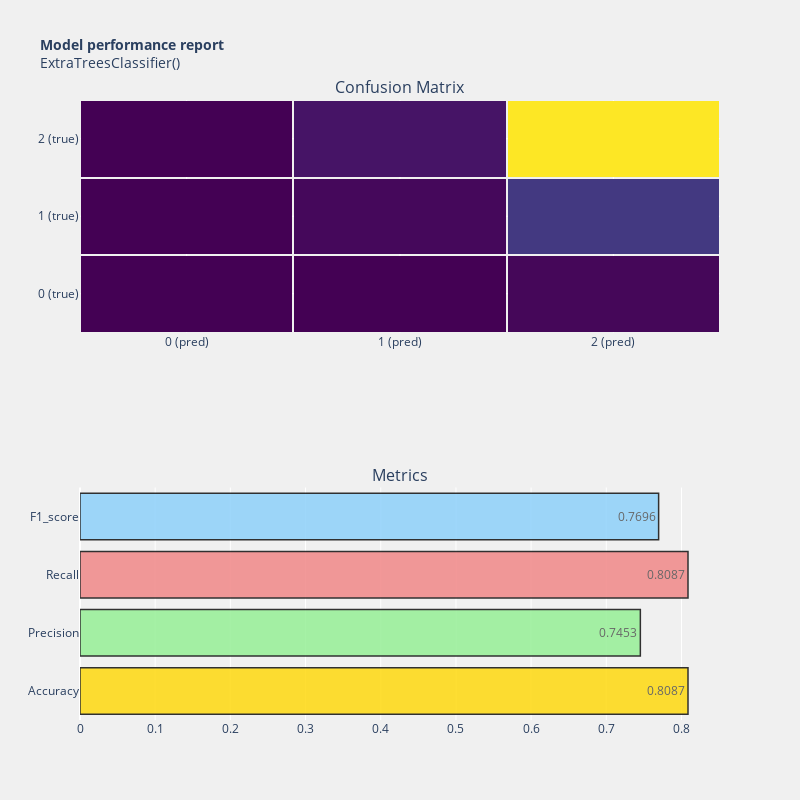

Source (notebook cell):
### Code cell
model_performance(extree,y_test, y_pred)

### Figure 1 — Plotly figure (JSON) as saved in the notebook; plotly's stock layout.template omitted (floating-point values rounded to 4 significant figures)
{"data": [{"colorscale": [[0, "#440154"], [0.1111, "#482878"], [0.2222, "#3e4989"], [0.3333, "#31688e"], [0.4444, "#26828e"], [0.5556, "#1f9e89"], [0.6667, "#35b779"], [0.7778, "#6ece58"], [0.8889, "#b5de2b"], [1, "#fde725"]], "showscale": false, "type": "heatmap", "x": ["0 (pred)", "1 (pred)", "2 (pred)"], "xaxis": "x", "xgap": 2, "y": ["0 (true)", "1 (true)", "2 (true)"], "yaxis": "y", "ygap": 2, "z": [[0, 4, 48], [0, 59, 493], [0, 162, 2929]]}, {"marker": {"color": ["gold", "lightgreen", "lightcoral", "lightskyblue"], "line": {"color": "#000000", "width": 1.5}}, "opacity": 0.8, "orientation": "h", "text": [0.8087, 0.7453, 0.8087, 0.7696], "textposition": "auto", "type": "bar", "x": [0.8087, 0.7453, 0.8087, 0.7696], "xaxis": "x2", "y": ["Accuracy", "Precision", "Recall", "F1_score"], "yaxis": "y2"}], "layout": {"annotations": [{"font": {"size": 16}, "showarrow": false, "text": "Confusion Matrix", "x": 0.5, "xanchor": "center", "xref": "paper", "y": 1, "yanchor": "bottom", "yref": "paper"}, {"font": {"size": 16}, "showarrow": false, "text": "Metrics", "x": 0.5, "xanchor": "center", "xref": "paper", "y": 0.375, "yanchor": "bottom", "yref": "paper"}], "autosize": true, "height": 800, "paper_bgcolor": "rgba(240,240,240, 0.95)", "plot_bgcolor": "rgba(240,240,240, 0.95)", "showlegend": false, "title": {"font": {"size": 14}, "text": "<b>Model performance report</b><br>ExtraTreesClassifier()"}, "width": 800, "xaxis": {"anchor": "y", "domain": [0, 1]}, "xaxis2": {"anchor": "y2", "domain": [0, 1]}, "yaxis": {"anchor": "x", "domain": [0.625, 1]}, "yaxis2": {"anchor": "x2", "domain": [0, 0.375]}}}
